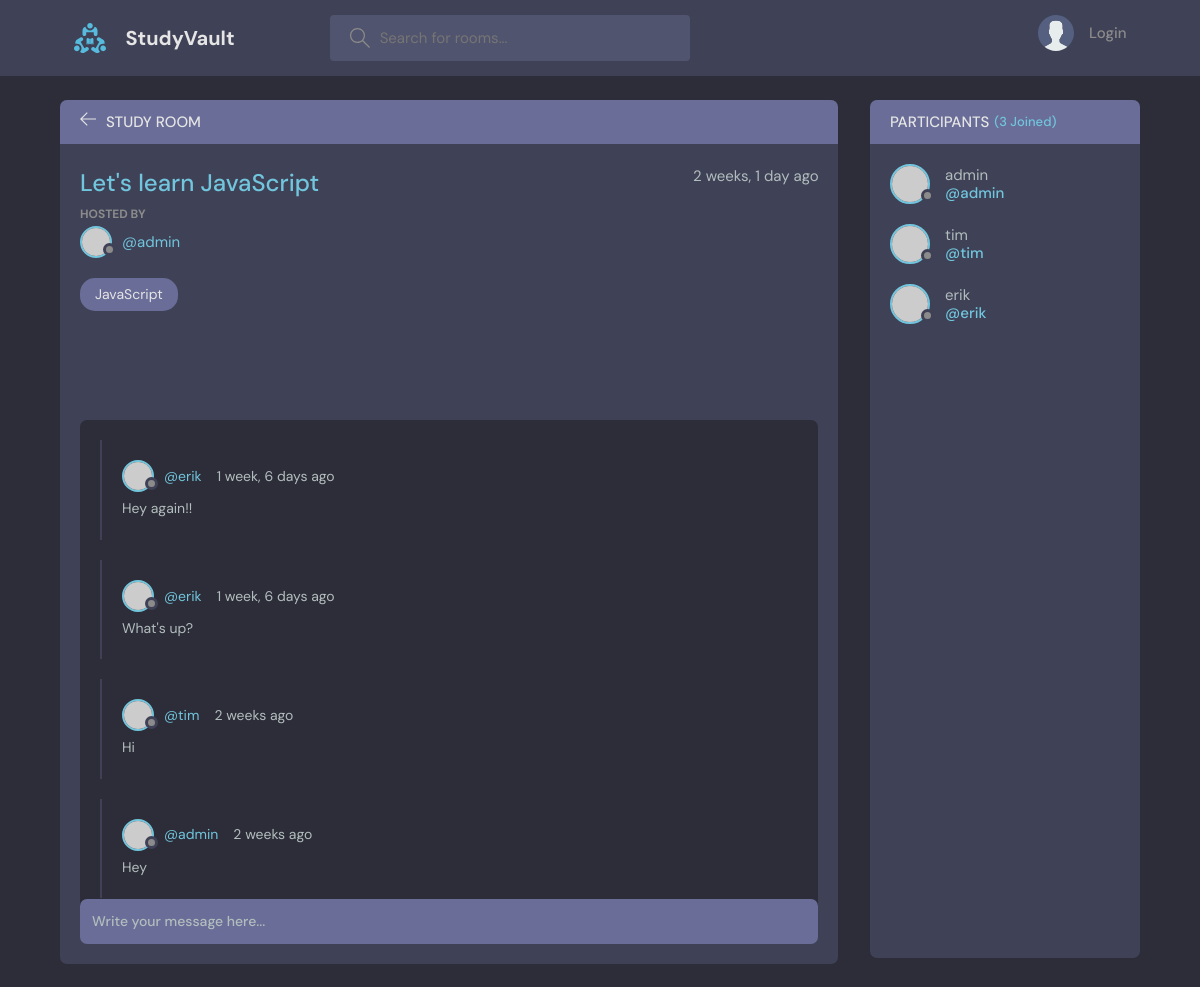
The page /room/1/ on the database its author committed.
### base/models.py (models this page shows, shortened)
class Room(models.Model):
    host = models.ForeignKey(User, on_delete=models.SET_NULL, null=True)
    topic = models.ForeignKey(Topic, on_delete=models.SET_NULL, null=True)
    name = models.CharField(max_length=300)
    description = models.TextField(null=True, blank=True)
    participants = models.ManyToManyField(User, related_name='participants', blank=True)
    updated = models.DateTimeField(auto_now=True)
    created = models.DateTimeField(auto_now_add=True)
    class Meta:
        ordering = ['-updated', '-created']

class Topic(models.Model):
    name = models.CharField(max_length=300)
    def __str__(self):
        return self.name

class Message(models.Model):
    user = models.ForeignKey(User, on_delete=models.CASCADE)
    room = models.ForeignKey(Room, on_delete=models.CASCADE)
    body = models.TextField()
    updated = models.DateTimeField(auto_now=True)
    created = models.DateTimeField(auto_now_add=True)
    class Meta:
        ordering = ['-updated', '-created']

### base/views.py (the view, shortened to what this page needs)
# urls.py: path('room/<str:pk>/', views.room, name="room"),
def room(request, pk):
    room = Room.objects.get(id=pk)
    room_messages = room.message_set.all()
    participants = room.participants.all()
    context = {'room': room, 'room_messages': room_messages, 'participants': participants}
    return render(request, 'base/room.html', context)

### base/templates/base/room.html (shortened to what this page needs)
{% extends 'main.html' %}
{% block content %}
    <main class="profile-page layout layout--2">
      <div class="container">
        <div class="room">
          <div class="room__top">
            <div class="room__topLeft">
              <a href="{% url 'home' %}">
                <svg version="1.1" xmlns="http://www.w3.org/2000/svg" width="32" height="32" viewBox="0 0 32 32">
                  <title>arrow-left</title>
                  <path
                    d="M13.723 2.286l-13.723 13.714 13.719 13.714 1.616-1.611-10.96-10.96h27.625v-2.286h-27.625l10.965-10.965-1.616-1.607z"
                  ></path>
                </svg>
              </a>
              <h3>Study Room</h3>
            </div>
          </div>
          <div class="room__box scroll">
            <div class="room__header scroll">
              <div class="room__info">
                <h3>{{ room.name }}</h3>
                <span>{{ room.created|timesince }} ago</span>
              </div>
              <div class="room__hosted">
                <p>Hosted By</p>
                <a href="{% url 'user-profile' room.host.id %}" class="room__author">
                  <div class="avatar avatar--small">
                    <img src="https://randomuser.me/api/portraits/men/37.jpg" />
                  </div>
                  <span>@{{ room.host.username }}</span>
                </a>
              </div>
              <span class="room__topics">{{ room.topic }}</span>
            </div>
            <div class="room__conversation">
              <div class="threads scroll">
                {% for message in room_messages %}
                <div class="thread">
                  <div class="thread__top">
                    <div class="thread__author">
                      <a href="{% url 'user-profile' message.user.id %}" class="thread__authorInfo">
                        <div class="avatar avatar--small">
                          <img src="https://randomuser.me/api/portraits/men/37.jpg" />
                        </div>
                        <span>@{{ message.user.username }}</span>
                      </a>
                      <span class="thread__date">{{ message.created|timesince }} ago</span>
                    </div>
                  </div>
                  <div class="thread__details">
                    {{ message.body }}
                  </div>
                </div>
                {% endfor %}
              </div>
            </div>
          </div>
          <div class="room__message">
            <form method="POST" action="">
              <input name="body" placeholder="Write your message here..." />
            </form>
          </div>
        </div>
        <div class="participants">
          <h3 class="participants__top">Participants <span>({{ participants.count }} Joined)</span></h3>
          <div class="participants__list scroll">
            {% for participant in participants %}
            <a href="{% url 'user-profile' participant.id %}" class="participant">
              <div class="avatar avatar--medium">
                <img src="https://randomuser.me/api/portraits/men/37.jpg" />
              </div>
              <p>
                {{ participant.username }}
                <span>@{{ participant.username }}</span>
              </p>
            </a>
            {% endfor %}
          </div>
        </div>
      </div>
    </main>
{% endblock content %}

### rows shown on the page
Room: name "Let's learn JavaScript", created "2 weeks, 1 day", host.username "admin", topic "JavaScript"
Message: user.username "erik", created "1 week, 6 days", body "Hey again!!"
Message: user.username "erik", created "1 week, 6 days", body "What's up?"
Message: user.username "tim", created "2 weeks", body "Hi"
Message: user.username "admin", created "2 weeks", body "Hey"

### other values the page prints
{{ participants.count }} "3"
{{ participant.username }} "admin"
{{ participant.username }} "tim"
{{ participant.username }} "erik"
